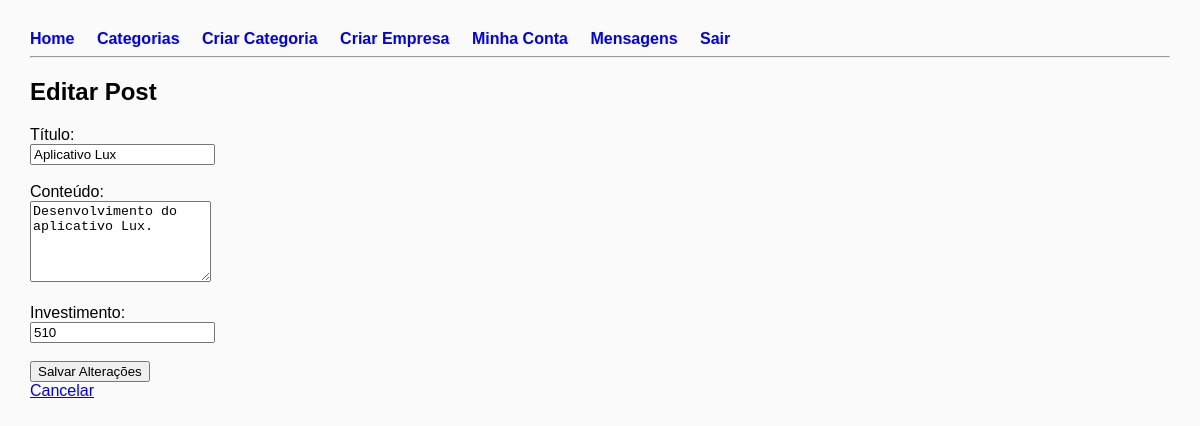
The app's page /post/6/edit (signed in) with its own data.
### app.py (models this page shows)
class Post(db.Model):
    id = db.Column(db.Integer, primary_key=True)
    title = db.Column(db.String(200), nullable=False)
    content = db.Column(db.Text)
    created_at = db.Column(db.DateTime, default=datetime.utcnow)
    likes = db.Column(db.Integer, default=0)
    investment = db.Column(db.Integer, default=0)
    score = db.Column(db.Float, default=0)
    company_id = db.Column(db.Integer, db.ForeignKey("company.id"), nullable=False)
    category_id = db.Column(db.Integer, db.ForeignKey("category.id", ondelete="CASCADE"), nullable=False)
    comments = db.relationship("Comment", backref="post", lazy=True, cascade="all, delete-orphan")
    investment_history = db.relationship("InvestmentHistory", backref="post", lazy=True, cascade="all, delete-orphan")
    company = db.relationship("Company", backref="posts")
    category = db.relationship("Category", backref="posts")

### app.py (the view)
@app.route("/post/<int:post_id>/edit", methods=["GET", "POST"])
def edit_post(post_id):
    post = Post.query.get_or_404(post_id)
    if "company_id" not in session or session["company_id"] != post.company_id:
        return "Você não pode editar esse post", 403
    if request.method == "POST":
        post.title = request.form.get("title").strip()
        post.content = request.form.get("content").strip()
        db.session.commit()
        calculate_post_score(post)
        return redirect(f"/post/{post.id}")
    return render_template("edit_post.html", post=post)

### templates/edit_post.html
{% extends "base.html" %}
{% block content %}
<h2>Editar Post</h2>
<form method="POST">
  <label>Título:</label><br>
  <input type="text" name="title" value="{{ post.title }}" required><br><br>
  <label>Conteúdo:</label><br>
  <textarea name="content" rows="5" required>{{ post.content }}</textarea><br><br>
  <label>Investimento:</label><br>
  <input type="number" name="investment" min="0" value="{{ post.investment }}"><br><br>
  <button type="submit">Salvar Alterações</button>
</form>
<a href="{{ url_for('post_view', post_id=post.id) }}">Cancelar</a>
{% endblock %}

### templates/base.html (style rules this page uses)
body { font-family: Arial, sans-serif; margin: 30px; background:#fafafa }

### records on screen
Post: title "Aplicativo Lux", content "Desenvolvimento do aplicativo Lux.", investment "510"
